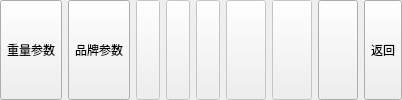
              <widget class="QWidget" name="cp6">
               <layout class="QHBoxLayout" name="horizontalLayout_89">
                <property name="margin">
                 <number>0</number>
                </property>
                <item>
                 <widget class="QToolButton" name="pb_zl">
                  <property name="enabled">
                   <bool>true</bool>
                  </property>
                  <property name="sizePolicy">
                   <sizepolicy hsizetype="Preferred" vsizetype="Preferred">
                    <horstretch>0</horstretch>
                    <verstretch>0</verstretch>
                   </sizepolicy>
                  </property>
                  <property name="text">
                   <string>重量参数</string>
                  </property>
                  <property name="checkable">
                   <bool>true</bool>
                  </property>
                  <property name="checked">
                   <bool>false</bool>
                  </property>
                  <attribute name="buttonGroup">
                   <string>buttonGroup4</string>
                  </attribute>
                 </widget>
                </item>
                <item>
                 <widget class="QToolButton" name="pb_pp">
                  <property name="enabled">
                   <bool>true</bool>
                  </property>
                  <property name="sizePolicy">
                   <sizepolicy hsizetype="Preferred" vsizetype="Preferred">
                    <horstretch>0</horstretch>
                    <verstretch>0</verstretch>
                   </sizepolicy>
                  </property>
                  <property name="text">
                   <string>品牌参数</string>
                  </property>
                  <property name="checkable">
                   <bool>true</bool>
                  </property>
                  <attribute name="buttonGroup">
                   <string>buttonGroup4</string>
                  </attribute>
                 </widget>
                </item>
                <item>
                 <widget class="QToolButton" name="toolButton_23">
                  <property name="enabled">
                   <bool>false</bool>
                  </property>
                  <property name="sizePolicy">
                   <sizepolicy hsizetype="Preferred" vsizetype="Preferred">
                    <horstretch>0</horstretch>
                    <verstretch>0</verstretch>
                   </sizepolicy>
                  </property>
                  <property name="text">
                   <string/>
                  </property>
                  <property name="checkable">
                   <bool>false</bool>
                  </property>
                 </widget>
                </item>
                <item>
                 <widget class="QToolButton" name="pb_js_3">
                  <property name="enabled">
                   <bool>false</bool>
                  </property>
                  <property name="sizePolicy">
                   <sizepolicy hsizetype="Preferred" vsizetype="Preferred">
                    <horstretch>0</horstretch>
                    <verstretch>0</verstretch>
                   </sizepolicy>
                  </property>
                  <property name="text">
                   <string/>
                  </property>
                  <property name="checkable">
                   <bool>false</bool>
                  </property>
                 </widget>
                </item>
                <item>
                 <widget class="QToolButton" name="toolButton_27">
                  <property name="enabled">
                   <bool>false</bool>
                  </property>
                  <property name="sizePolicy">
                   <sizepolicy hsizetype="Preferred" vsizetype="Preferred">
                    <horstretch>0</horstretch>
                    <verstretch>0</verstretch>
                   </sizepolicy>
                  </property>
                  <property name="text">
                   <string/>
                  </property>
                  <property name="checkable">
                   <bool>false</bool>
                  </property>
                 </widget>
                </item>
                <item>
                 <widget class="QToolButton" name="toolButton_29">
                  <property name="enabled">
                   <bool>false</bool>
                  </property>
                  <property name="sizePolicy">
                   <sizepolicy hsizetype="Preferred" vsizetype="Preferred">
                    <horstretch>0</horstretch>
                    <verstretch>0</verstretch>
                   </sizepolicy>
                  </property>
                  <property name="text">
                   <string/>
                  </property>
                  <property name="iconSize">
                   <size>
                    <width>32</width>
                    <height>32</height>
                   </size>
                  </property>
                  <property name="checkable">
                   <bool>false</bool>
                  </property>
                  <property name="checked">
                   <bool>false</bool>
                  </property>
                  <property name="toolButtonStyle">
                   <enum>Qt::ToolButtonTextUnderIcon</enum>
                  </property>
                 </widget>
                </item>
                <item>
                 <widget class="QToolButton" name="backButton3_4">
                  <property name="enabled">
                   <bool>false</bool>
                  </property>
                  <property name="sizePolicy">
                   <sizepolicy hsizetype="Preferred" vsizetype="Preferred">
                    <horstretch>0</horstretch>
                    <verstretch>0</verstretch>
                   </sizepolicy>
                  </property>
                  <property name="text">
                   <string/>
                  </property>
                  <property name="iconSize">
                   <size>
                    <width>32</width>
                    <height>32</height>
                   </size>
                  </property>
                  <property name="checkable">
                   <bool>false</bool>
                  </property>
                 </widget>
                </item>
                <item>
                 <widget class="QToolButton" name="backButton8">
                  <property name="enabled">
                   <bool>true</bool>
                  </property>
                  <property name="sizePolicy">
                   <sizepolicy hsizetype="Preferred" vsizetype="Preferred">
                    <horstretch>0</horstretch>
                    <verstretch>0</verstretch>
                   </sizepolicy>
                  </property>
                  <property name="text">
                   <string/>
                  </property>
                  <property name="icon">
                   <iconset resource="source.qrc">
                    <normaloff>:/sources/undo.png</normaloff>:/sources/undo.png</iconset>
                  </property>
                  <property name="iconSize">
                   <size>
                    <width>32</width>
                    <height>32</height>
                   </size>
                  </property>
                  <property name="toolButtonStyle">
                   <enum>Qt::ToolButtonTextUnderIcon</enum>
                  </property>
                 </widget>
                </item>
                <item>
                 <widget class="QToolButton" name="backButton7">
                  <property name="enabled">
                   <bool>true</bool>
                  </property>
                  <property name="sizePolicy">
                   <sizepolicy hsizetype="Preferred" vsizetype="Preferred">
                    <horstretch>0</horstretch>
                    <verstretch>0</verstretch>
                   </sizepolicy>
                  </property>
                  <property name="text">
                   <string>返回</string>
                  </property>
                  <property name="icon">
                   <iconset resource="source.qrc">
                    <normaloff>:/sources/back.png</normaloff>:/sources/back.png</iconset>
                  </property>
                  <property name="iconSize">
                   <size>
                    <width>32</width>
                    <height>32</height>
                   </size>
                  </property>
                  <property name="autoExclusive">
                   <bool>false</bool>
                  </property>
                  <property name="toolButtonStyle">
                   <enum>Qt::ToolButtonTextUnderIcon</enum>
                  </property>
                 </widget>
                </item>
               </layout>
              </widget>
